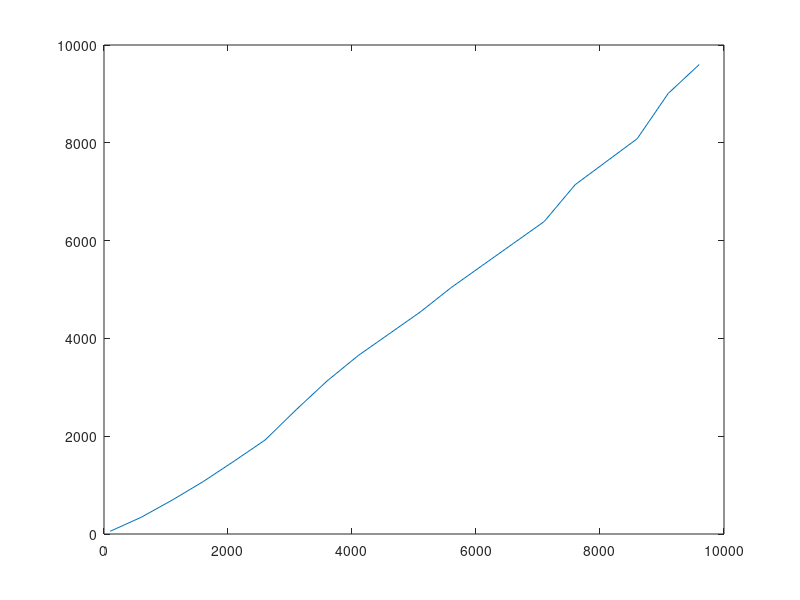
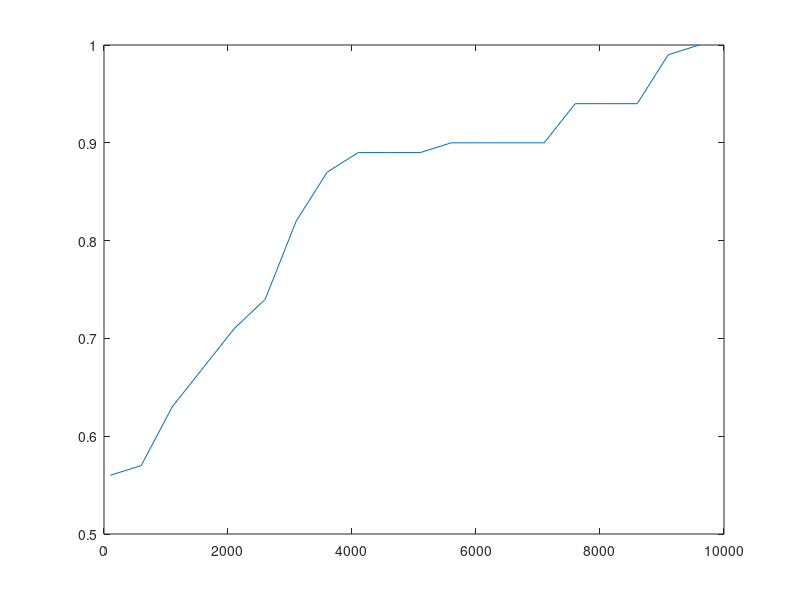

Recreate these plots in MATLAB, in order.
load('100_9600_linprog_noisy.mat');

% gewone plot
figure;
plot(result(:,1),result(:,2));


% plot van de percenten
prctn = result(:,2) ./ result(:,1);
figure;
plot(result(:,1),prctn);